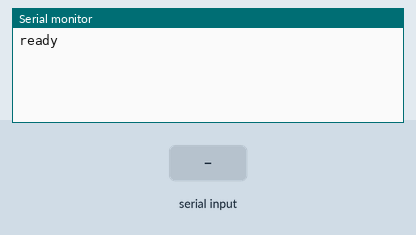
This sketch was run on a simulated Arduino Uno, built with avr-gcc and run on an emulated ATmega328P. Shown: the last lines printed to the serial monitor. Inputs (shaded band) come from the test bench.

Above: at 1.2 s.
1.3 s: "1\n" received over Serial
At 2.5 s:
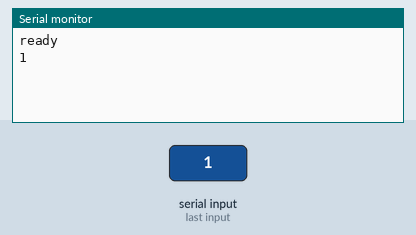
2.8 s: "0\n" received over Serial
At 3.8 s:
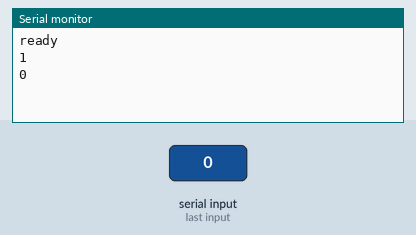
4.3 s: "2\n" received over Serial
At 4.9 s:
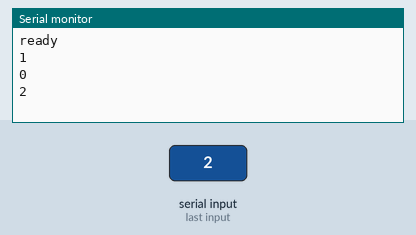

Measured:
- after the input at 1.3 s, the serial monitor: prints a new line at once (image 1)
- after the input at 2.8 s, the serial monitor: prints a new line at once (image 2)
- after the input at 4.3 s, the serial monitor: prints a new line at once (image 3)

The sketch:

5.Serial.comm_readString.ino
```cpp
//Serial.available ()
//gets the number of bytes available for reading
//returns number of bytes available to read\

//Serial.readStringUntil ()   , read a string until smth
//Serial.read() - reads incoming serial data , only reads character.

String abc;

void setup() {
  // put your setup code here, to run once:
  Serial.begin (9600);
  Serial.println ("ready");

}

void loop() {
  // put your main code here, to run repeatedly:
 if (Serial.available () > 0 ) // if serial monitor receives anything
 {
  abc = Serial.readStringUntil ('\n');
  abc.trim(); //only applies to string, trim away the string terminator
  Serial.println(abc);
 }
}
```
